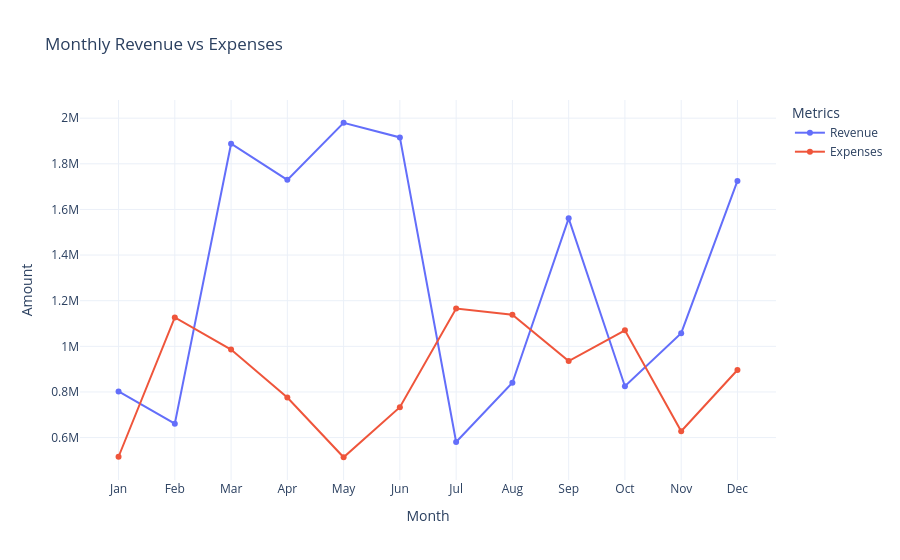

The code cell stored with this chart in its notebook:
### Code cell
fig = px.line(
    revenue_df,
    x="Month",
    y=["Revenue", "Expenses"],
    markers=True,
    title="Monthly Revenue vs Expenses"
)

fig.update_layout(
    xaxis_title="Month",
    yaxis_title="Amount",
    legend_title="Metrics",
    template="plotly_white"
)

fig.show()

### Figure 1 — Plotly figure (JSON) as saved in the notebook; plotly's stock layout.template omitted (floating-point values rounded to 4 significant figures)
{"data": [{"hovertemplate": "variable=Revenue<br>Month=%{x}<br>value=%{y}<extra></extra>", "legendgroup": "Revenue", "line": {"color": "#636efa", "dash": "solid"}, "marker": {"symbol": "circle"}, "mode": "lines+markers", "name": "Revenue", "orientation": "v", "showlegend": true, "type": "scatter", "x": ["Jan", "Feb", "Mar", "Apr", "May", "Jun", "Jul", "Aug", "Sep", "Oct", "Nov", "Dec"], "xaxis": "x", "y": [802451, 660667, 1888070, 1729699, 1979982, 1915673, 580767, 840538, 1560880, 824884, 1057639, 1725142], "yaxis": "y"}, {"hovertemplate": "variable=Expenses<br>Month=%{x}<br>value=%{y}<extra></extra>", "legendgroup": "Expenses", "line": {"color": "#EF553B", "dash": "solid"}, "marker": {"symbol": "circle"}, "mode": "lines+markers", "name": "Expenses", "orientation": "v", "showlegend": true, "type": "scatter", "x": ["Jan", "Feb", "Mar", "Apr", "May", "Jun", "Jul", "Aug", "Sep", "Oct", "Nov", "Dec"], "xaxis": "x", "y": [515921, 1126299, 985578, 775486, 513743, 733330, 1165533, 1138177, 935515, 1070266, 627860, 896098], "yaxis": "y"}], "layout": {"legend": {"title": {"text": "Metrics"}, "tracegroupgap": 0}, "title": {"text": "Monthly Revenue vs Expenses"}, "xaxis": {"anchor": "y", "domain": [0, 1], "title": {"text": "Month"}}, "yaxis": {"anchor": "x", "domain": [0, 1], "title": {"text": "Amount"}}}}
